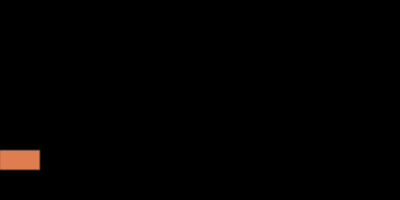
Frame 1 (no input)
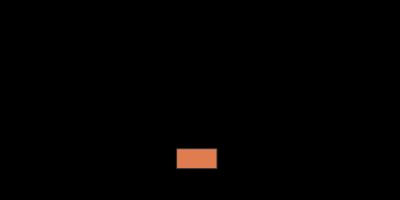
Frame 60 (no input)
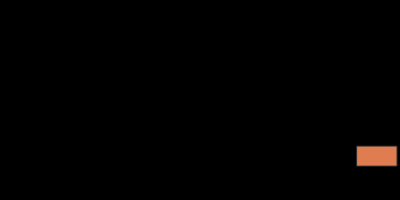
Frame 120 (the mouse pressed at the canvas centre since frame 60)

The p5.js sketch that drew these frames (run headless with seeded random() and noise() and a simulated clock; from frame 60 on, the mouse is pressed at the canvas centre):

// p5.js sketch
// ── sketch.js
// Where is the car
let x, y;


class Carro {
  constructor(alto,ancho,color,name){
    this.alto = alto;
    this.ancho = ancho;
    this.color = color;
    this.name = name;
  } 
}    



function setup() {
 
  createCanvas(400, 200);
  // Starts in the middle
  y = height - height/4;
  x = 0;
  let miCarro = new Carro (10,20,(red),"Elcirveralcon");
  
  console.log("miCarro anchoh is: " + miCarro.ancho);
  console.log("miCarro alto is: " + miCarro.alto);
  console.log("Nombre de miCarro es: " + miCarro.name);
}

function draw() {
  background(0);  
  display();
  move();
}

function move(){
  // Jiggling randomly
  y = y + random(-2, 2);
  
  if (x > width) {
    // Reset 
    x = 0;
      y = height - height/4;
  } else {
    // Moving up at a constant speed
    x = x + 3;
  }
}

function display(){
  // Draw a car
  stroke(50);
  fill(223,124,80);
  rect(x, y, 40, 20);
}
